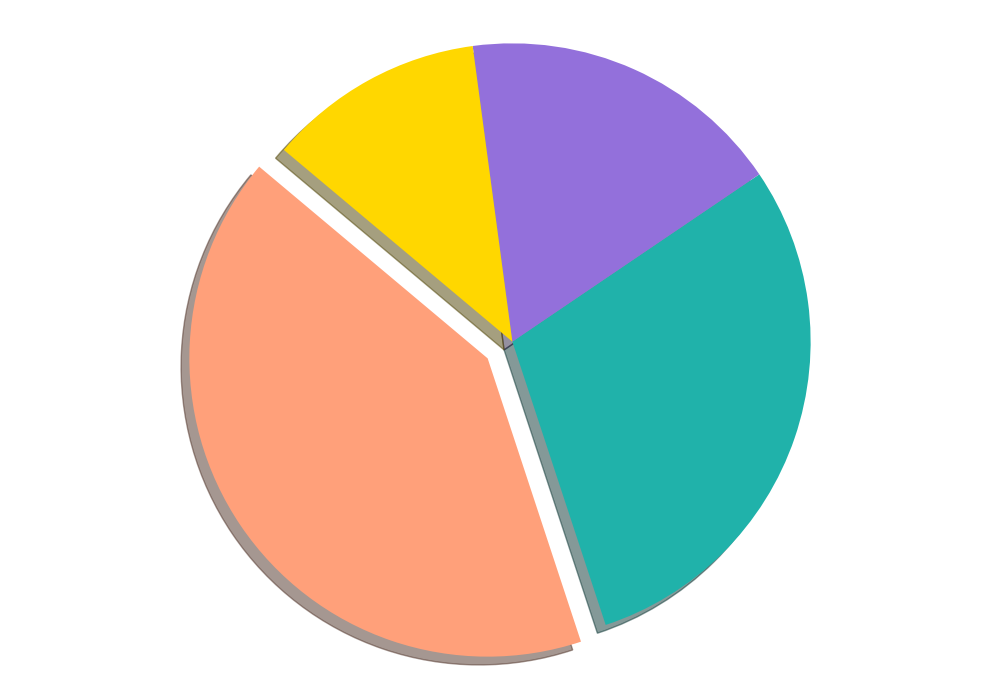

This figure's Python source:
import matplotlib.pyplot as plt

market_shares = [35, 25, 15, 10]
colors = ['#FFA07A', '#20B2AA', '#9370DB', '#FFD700']
explode = (0.1, 0, 0, 0)

plt.figure(figsize=(10, 7))
wedges, texts = plt.pie(
    market_shares, colors=colors, explode=explode, shadow=True,
    startangle=140
)

# Remove textual elements
for text in texts:
    text.set_visible(False)

plt.axis('equal')
plt.tight_layout()
plt.show()
